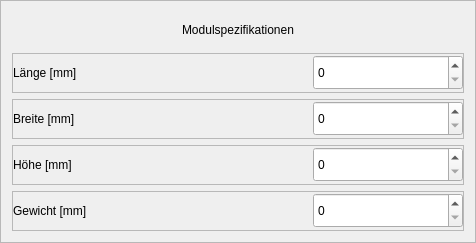
                  <widget class="QFrame" name="module_spherical">
                   <property name="frameShape">
                    <enum>QFrame::StyledPanel</enum>
                   </property>
                   <property name="frameShadow">
                    <enum>QFrame::Raised</enum>
                   </property>
                   <layout class="QVBoxLayout" name="verticalLayout_5">
                    <item>
                     <widget class="QLabel" name="module_spherical_header">
                      <property name="sizePolicy">
                       <sizepolicy hsizetype="Expanding" vsizetype="Expanding">
                        <horstretch>0</horstretch>
                        <verstretch>0</verstretch>
                       </sizepolicy>
                      </property>
                      <property name="minimumSize">
                       <size>
                        <width>0</width>
                        <height>35</height>
                       </size>
                      </property>
                      <property name="maximumSize">
                       <size>
                        <width>16777215</width>
                        <height>35</height>
                       </size>
                      </property>
                      <property name="text">
                       <string>Modulspezifikationen</string>
                      </property>
                      <property name="alignment">
                       <set>Qt::AlignCenter</set>
                      </property>
                     </widget>
                    </item>
                    <item>
                     <widget class="QFrame" name="frame_13">
                      <property name="sizePolicy">
                       <sizepolicy hsizetype="Expanding" vsizetype="Expanding">
                        <horstretch>0</horstretch>
                        <verstretch>0</verstretch>
                       </sizepolicy>
                      </property>
                      <property name="minimumSize">
                       <size>
                        <width>0</width>
                        <height>40</height>
                       </size>
                      </property>
                      <property name="maximumSize">
                       <size>
                        <width>16777215</width>
                        <height>40</height>
                       </size>
                      </property>
                      <property name="frameShape">
                       <enum>QFrame::StyledPanel</enum>
                      </property>
                      <property name="frameShadow">
                       <enum>QFrame::Raised</enum>
                      </property>
                      <layout class="QHBoxLayout" name="horizontalLayout_9">
                       <property name="spacing">
                        <number>0</number>
                       </property>
                       <property name="leftMargin">
                        <number>0</number>
                       </property>
                       <property name="topMargin">
                        <number>0</number>
                       </property>
                       <property name="rightMargin">
                        <number>0</number>
                       </property>
                       <property name="bottomMargin">
                        <number>0</number>
                       </property>
                       <item alignment="Qt::AlignRight">
                        <widget class="QLabel" name="module_length_lbl">
                         <property name="sizePolicy">
                          <sizepolicy hsizetype="Expanding" vsizetype="Expanding">
                           <horstretch>0</horstretch>
                           <verstretch>0</verstretch>
                          </sizepolicy>
                         </property>
                         <property name="minimumSize">
                          <size>
                           <width>300</width>
                           <height>35</height>
                          </size>
                         </property>
                         <property name="maximumSize">
                          <size>
                           <width>300</width>
                           <height>35</height>
                          </size>
                         </property>
                         <property name="text">
                          <string>Länge [mm]</string>
                         </property>
                        </widget>
                       </item>
                       <item>
                        <widget class="QDoubleSpinBox" name="module_length_sbox">
                         <property name="sizePolicy">
                          <sizepolicy hsizetype="Expanding" vsizetype="Expanding">
                           <horstretch>0</horstretch>
                           <verstretch>0</verstretch>
                          </sizepolicy>
                         </property>
                         <property name="minimumSize">
                          <size>
                           <width>150</width>
                           <height>35</height>
                          </size>
                         </property>
                         <property name="maximumSize">
                          <size>
                           <width>150</width>
                           <height>35</height>
                          </size>
                         </property>
                         <property name="decimals">
                          <number>0</number>
                         </property>
                        </widget>
                       </item>
                      </layout>
                     </widget>
                    </item>
                    <item>
                     <widget class="QFrame" name="frame_14">
                      <property name="sizePolicy">
                       <sizepolicy hsizetype="Expanding" vsizetype="Expanding">
                        <horstretch>0</horstretch>
                        <verstretch>0</verstretch>
                       </sizepolicy>
                      </property>
                      <property name="minimumSize">
                       <size>
                        <width>0</width>
                        <height>40</height>
                       </size>
                      </property>
                      <property name="maximumSize">
                       <size>
                        <width>16777215</width>
                        <height>40</height>
                       </size>
                      </property>
                      <property name="frameShape">
                       <enum>QFrame::StyledPanel</enum>
                      </property>
                      <property name="frameShadow">
                       <enum>QFrame::Raised</enum>
                      </property>
                      <layout class="QHBoxLayout" name="horizontalLayout_10">
                       <property name="spacing">
                        <number>0</number>
                       </property>
                       <property name="leftMargin">
                        <number>0</number>
                       </property>
                       <property name="topMargin">
                        <number>0</number>
                       </property>
                       <property name="rightMargin">
                        <number>0</number>
                       </property>
                       <property name="bottomMargin">
                        <number>0</number>
                       </property>
                       <item alignment="Qt::AlignRight">
                        <widget class="QLabel" name="module_witdh_lbl">
                         <property name="sizePolicy">
                          <sizepolicy hsizetype="Expanding" vsizetype="Expanding">
                           <horstretch>0</horstretch>
                           <verstretch>0</verstretch>
                          </sizepolicy>
                         </property>
                         <property name="minimumSize">
                          <size>
                           <width>300</width>
                           <height>35</height>
                          </size>
                         </property>
                         <property name="maximumSize">
                          <size>
                           <width>300</width>
                           <height>35</height>
                          </size>
                         </property>
                         <property name="text">
                          <string>Breite [mm]</string>
                         </property>
                        </widget>
                       </item>
                       <item>
                        <widget class="QDoubleSpinBox" name="module_width_sbox">
                         <property name="sizePolicy">
                          <sizepolicy hsizetype="Expanding" vsizetype="Expanding">
                           <horstretch>0</horstretch>
                           <verstretch>0</verstretch>
                          </sizepolicy>
                         </property>
                         <property name="minimumSize">
                          <size>
                           <width>150</width>
                           <height>35</height>
                          </size>
                         </property>
                         <property name="maximumSize">
                          <size>
                           <width>150</width>
                           <height>35</height>
                          </size>
                         </property>
                         <property name="decimals">
                          <number>0</number>
                         </property>
                        </widget>
                       </item>
                      </layout>
                     </widget>
                    </item>
                    <item>
                     <widget class="QFrame" name="frame_16">
                      <property name="sizePolicy">
                       <sizepolicy hsizetype="Expanding" vsizetype="Expanding">
                        <horstretch>0</horstretch>
                        <verstretch>0</verstretch>
                       </sizepolicy>
                      </property>
                      <property name="minimumSize">
                       <size>
                        <width>0</width>
                        <height>40</height>
                       </size>
                      </property>
                      <property name="maximumSize">
                       <size>
                        <width>16777215</width>
                        <height>40</height>
                       </size>
                      </property>
                      <property name="frameShape">
                       <enum>QFrame::StyledPanel</enum>
                      </property>
                      <property name="frameShadow">
                       <enum>QFrame::Raised</enum>
                      </property>
                      <layout class="QHBoxLayout" name="horizontalLayout_12">
                       <property name="spacing">
                        <number>0</number>
                       </property>
                       <property name="leftMargin">
                        <number>0</number>
                       </property>
                       <property name="topMargin">
                        <number>0</number>
                       </property>
                       <property name="rightMargin">
                        <number>0</number>
                       </property>
                       <property name="bottomMargin">
                        <number>0</number>
                       </property>
                       <item alignment="Qt::AlignRight">
                        <widget class="QLabel" name="module_height_lbl">
                         <property name="sizePolicy">
                          <sizepolicy hsizetype="Expanding" vsizetype="Expanding">
                           <horstretch>0</horstretch>
                           <verstretch>0</verstretch>
                          </sizepolicy>
                         </property>
                         <property name="minimumSize">
                          <size>
                           <width>300</width>
                           <height>35</height>
                          </size>
                         </property>
                         <property name="maximumSize">
                          <size>
                           <width>300</width>
                           <height>35</height>
                          </size>
                         </property>
                         <property name="text">
                          <string>Höhe [mm]</string>
                         </property>
                        </widget>
                       </item>
                       <item>
                        <widget class="QDoubleSpinBox" name="module_height_sbox">
                         <property name="sizePolicy">
                          <sizepolicy hsizetype="Expanding" vsizetype="Expanding">
                           <horstretch>0</horstretch>
                           <verstretch>0</verstretch>
                          </sizepolicy>
                         </property>
                         <property name="minimumSize">
                          <size>
                           <width>150</width>
                           <height>35</height>
                          </size>
                         </property>
                         <property name="maximumSize">
                          <size>
                           <width>150</width>
                           <height>35</height>
                          </size>
                         </property>
                         <property name="decimals">
                          <number>0</number>
                         </property>
                        </widget>
                       </item>
                      </layout>
                     </widget>
                    </item>
                    <item>
                     <widget class="QFrame" name="frame_15">
                      <property name="sizePolicy">
                       <sizepolicy hsizetype="Expanding" vsizetype="Expanding">
                        <horstretch>0</horstretch>
                        <verstretch>0</verstretch>
                       </sizepolicy>
                      </property>
                      <property name="minimumSize">
                       <size>
                        <width>0</width>
                        <height>40</height>
                       </size>
                      </property>
                      <property name="maximumSize">
                       <size>
                        <width>16777215</width>
                        <height>40</height>
                       </size>
                      </property>
                      <property name="frameShape">
                       <enum>QFrame::StyledPanel</enum>
                      </property>
                      <property name="frameShadow">
                       <enum>QFrame::Raised</enum>
                      </property>
                      <layout class="QHBoxLayout" name="horizontalLayout_11">
                       <property name="spacing">
                        <number>0</number>
                       </property>
                       <property name="leftMargin">
                        <number>0</number>
                       </property>
                       <property name="topMargin">
                        <number>0</number>
                       </property>
                       <property name="rightMargin">
                        <number>0</number>
                       </property>
                       <property name="bottomMargin">
                        <number>0</number>
                       </property>
                       <item alignment="Qt::AlignRight">
                        <widget class="QLabel" name="module_weight_lbl">
                         <property name="sizePolicy">
                          <sizepolicy hsizetype="Expanding" vsizetype="Expanding">
                           <horstretch>0</horstretch>
                           <verstretch>0</verstretch>
                          </sizepolicy>
                         </property>
                         <property name="minimumSize">
                          <size>
                           <width>300</width>
                           <height>35</height>
                          </size>
                         </property>
                         <property name="maximumSize">
                          <size>
                           <width>300</width>
                           <height>35</height>
                          </size>
                         </property>
                         <property name="text">
                          <string>Gewicht [mm]</string>
                         </property>
                        </widget>
                       </item>
                       <item>
                        <widget class="QDoubleSpinBox" name="module_weight_sbox">
                         <property name="sizePolicy">
                          <sizepolicy hsizetype="Expanding" vsizetype="Expanding">
                           <horstretch>0</horstretch>
                           <verstretch>0</verstretch>
                          </sizepolicy>
                         </property>
                         <property name="minimumSize">
                          <size>
                           <width>150</width>
                           <height>35</height>
                          </size>
                         </property>
                         <property name="maximumSize">
                          <size>
                           <width>150</width>
                           <height>35</height>
                          </size>
                         </property>
                         <property name="decimals">
                          <number>0</number>
                         </property>
                        </widget>
                       </item>
                      </layout>
                     </widget>
                    </item>
                   </layout>
                  </widget>
